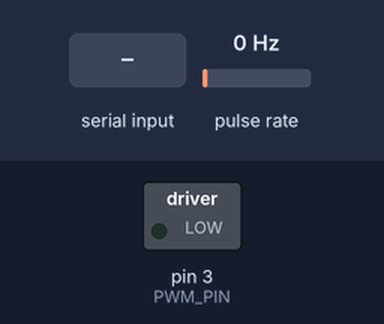
Recording of a sketch running on a simulated Arduino Uno, built for the host (arithmetic inside an expression is 32-bit, double 64-bit). Parts: switched loads named in the sketch (green lamp = pin HIGH). Wiring (inferred from the names in the program): pulse sensor: data pin 5. The inputs (shaded band) are chosen by the test bench; at power-on: pulse rate 0 Hz. What the sketch prints to the serial monitor is not drawn.

Above: at 1.2 s.
1.3 s: "START 90\n" received over Serial
At 3.7 s:
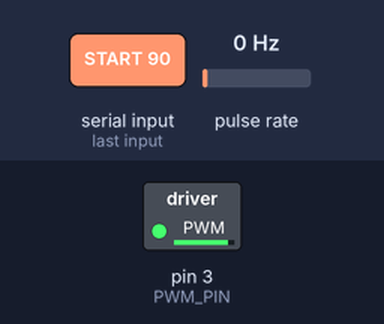
Timing chart, 0 to 8.8 s (numbered marks = the images above; inputs shaded):
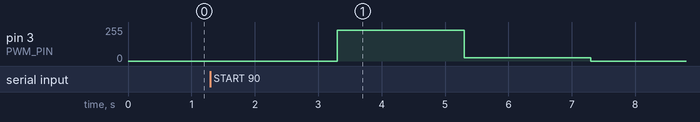

Measured:
- after the input at 1.3 s, pin 3 (PWM_PIN): 0/255 → 229/255 after 2.0 s, → 25/255 2.0 s later, → 0/255 2.0 s later

The sketch:

lab2_p4.ino
```cpp
/**
 * @file sketch_motor_dc.ino
 * @brief Sistema de caracterización de motor DC en Arduino (compatible Pico).
 * @details Mide velocidad con encoder óptico, genera PWM, captura curva de reacción a 250Hz,
 *          detecta PWM mínimo de arranque y documentado con Doxygen.
 */

// =================== PARÁMETROS GENERALES ===================
#define ENCODER_HUECOS      20                          // huecos por revolución generados por la rueda del encoder
#define SECTORS_REV         (ENCODER_HUECOS * 2)        // huecos + partes opacas
#define RPM_CONST_US        (60000000UL / SECTORS_REV)  // factor de conversión de microsegundos de pulso alto a RPM
#define MIN_DT_US           200                         // ignora pulsos muy cortos (rebotes)

// --- PWM / escalones ---
#define PWM_PIN             3
#define PWM_MAX             255     // resolución de 8-bits
#define TIEMPO_ESCALON_MS   2000    // escalón de 2 segundos
#define MUESTREO_MS         4       // muestreo cada 4 ms (250 Hz)

// Tamaño máximo de buffer (ajustar según RAM disponible)
#define MAX_SAMPLES         25000   // tamaño máximo de muestras en el buffer para almacenar información
                                    // 25000 × (4+1+4)bytes

#define ENCODER_PIN         5       // pin que se usa como interrupción externa

// =================== VARIABLES DE ESTADO ===================
volatile uint32_t highStartUs = 0;
volatile float rpmGlobal = 0.0;

uint32_t bufTimestamp[MAX_SAMPLES];   // (4 bytes)
uint8_t bufPWM[MAX_SAMPLES];          // (1 byte)
float bufRPM[MAX_SAMPLES];            // (4 bytes)
int16_t bufIndex = 0;

uint8_t currentPct = 0;               // porcentaje del ciclo de trabajo PWM (de 0 a 100)
uint32_t capturaStartUs = 0;          // 0 a 4294967295 microsegundos (aproximadamente 71.6 minutos)                ---> instante de inicio de la captura, en µs

// ========================= PROTOTIPOS =========================
void medirPulso();
void ejecutarCaptura(int pasoPercent);

// =================== ISR: pulso encoder ===================
/**
 * @brief ISR del encoder óptico, mide tiempo alto y actualiza rpmGlobal.
 */
void medirPulso() {
  uint32_t ahora = micros();
  if (digitalRead(ENCODER_PIN) == HIGH) {
    highStartUs = ahora;                  // flanco RISING: marca inicio del pulso alto
  } else {
    uint32_t dt = ahora - highStartUs;    // flanco FALLING: mide duración del pulso
    if (dt >= MIN_DT_US)
      rpmGlobal = (float)RPM_CONST_US / dt; // actualiza rpmGlobal (convierto duración en RPM)
  }
}

// =================== MODO CAPTURA AUTOMÁTICA ===================
/**
 * @brief Captura curva de reacción: guarda en buffer a 250Hz y envía CSV al finalizar.
 * @param pasoPercent Paso de PWM para escalones.
 */
void ejecutarCaptura(int pasoPercent) {
  bufIndex = 0;
  capturaStartUs = micros();
  uint32_t lastSampleUs = capturaStartUs;

  const int maxPercent = 100;                           // PWM va de 0% a 100%
  for (uint8_t dir = 0; dir < 2; dir++) {               // controla subida (0) ó bajada (1)
    for (int pct = (dir == 0 ? 0 : maxPercent - pasoPercent); //inicio
         (dir == 0 ? pct <= maxPercent : pct >= 0);           //condición
         pct += (dir == 0 ? pasoPercent : -pasoPercent)) {    //incrementa ó decrementa
      currentPct = pct;
      analogWrite(PWM_PIN, map(pct, 0, 100, 0, PWM_MAX));

      uint32_t stepStartUs = micros();
      /*
        La duración del escalón es de 2s (2000ms) (TIEMPO_ESCALON_MS) y dentro de este
        escalón se va muestreando la curva de reacción cada 4ms (MUESTREO_MS), para así
        tener 500 muestras de cada curva de reacción.
        // TIEMPO_ESCALON_MS * 1000UL es para pasarlo a microsegundos
        // MUESTREO_MS * 1000UL es para pasarlo a microsegundos
      */
      while (micros() - stepStartUs < TIEMPO_ESCALON_MS * 1000UL) { // mientras no se cumplan los 2 segundos (on + off)
        uint32_t nowUs = micros();
        if (nowUs - lastSampleUs >= MUESTREO_MS * 1000UL) {         // si la dif. entre ahora y la última vez que se muestreó >= 4ms ---> se guarda muestra
          uint32_t elapsedMs = (nowUs - capturaStartUs) / 1000UL;
          if (bufIndex < MAX_SAMPLES) {                             // (500 x --50--) < 25000, aprox. 50 escalones
            // Guardar una muestra: tiempo, PWM actual y rpmGlobal
            bufTimestamp[bufIndex] = elapsedMs;
            bufPWM[bufIndex]       = currentPct;
            bufRPM[bufIndex]       = rpmGlobal;
            bufIndex++;
          }
          lastSampleUs = nowUs;
        }
      }
    }
  }

  analogWrite(PWM_PIN, 0);

  // Enviar buffer completo en CSV
  Serial.println("Tiempo_ms,PWM_porcentaje,RPM");
  for (uint16_t i = 0; i < bufIndex; i++) {
    Serial.print(bufTimestamp[i]); Serial.print(',');
    Serial.print(bufPWM[i]);       Serial.print(',');
    Serial.println(bufRPM[i], 2);
  }
  Serial.println("CAPTURA_FINALIZADA");
}

// =================== SETUP ===================
void setup() {
  // Configuración de pines
  pinMode(PWM_PIN, OUTPUT);
  // Asocia la ISR del encoder
  pinMode(ENCODER_PIN, INPUT_PULLUP);
  attachInterrupt(digitalPinToInterrupt(ENCODER_PIN), medirPulso, CHANGE);
  // Inicializa la consola serial (115200 bps) y espera a que se abra
  Serial.begin(115200);
  while (!Serial);
  // Comando disponibles
  Serial.println("Listo. Comandos: START <paso> | EXIT");
}

// =================== BUCLE PRINCIPAL ===================
void loop() {
  if (!Serial.available()) return;
  String line = Serial.readStringUntil('\n');
  line.trim(); line.toUpperCase();

  if (line == "EXIT") {                         // Apaga PWM y loop infinito para detener el sketch
    analogWrite(PWM_PIN, 0);
  }
  else if (line.startsWith("START ")) {         // Pasa a captura automática con el paso indicado
    ejecutarCaptura(line.substring(6).toInt());
  }
  else {                                        // Error de comando
    Serial.println("Comando no reconocido");
  }
}
```
